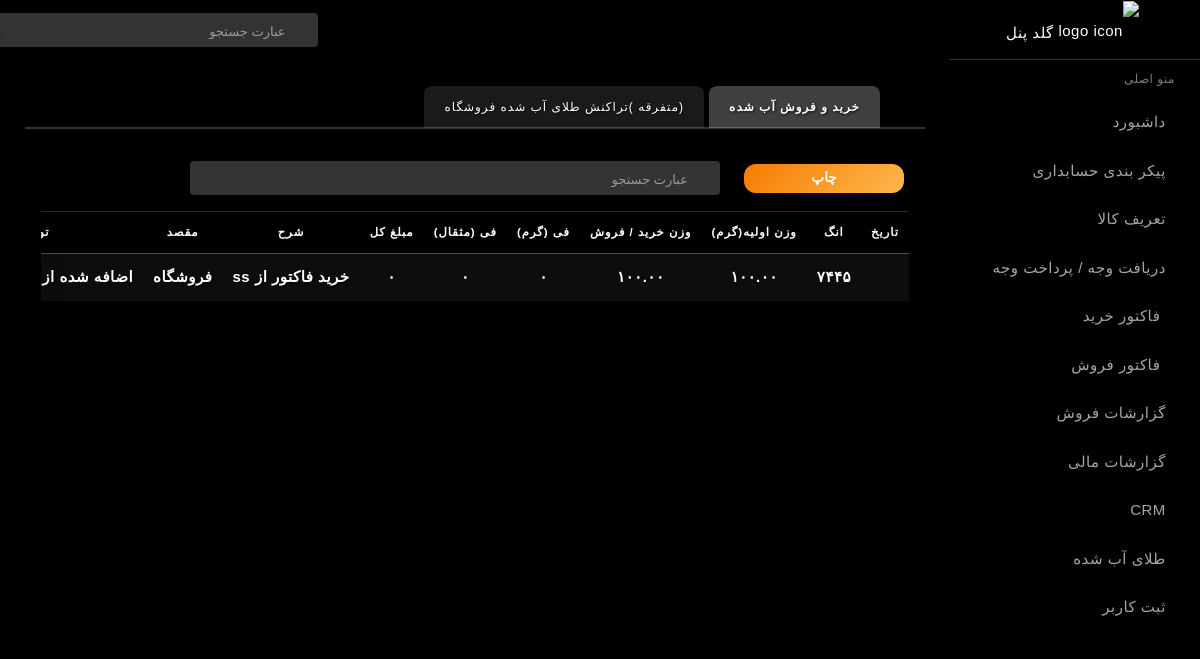
Screenshot of /meltedgold/ with the database file from the repository.
### dashboard/models.py (models this page shows, shortened)
class MeltedGoldTransaction(models.Model):
    TRANSACTION_TYPE = [
        ('IN', 'ورود به فروشگاه'),
        ('OUT', 'خروج از فروشگاه'),
    ]
    melted_gold = models.ForeignKey(
        'Product',  # اگر می‌خوای از همان جدول Product برای آب‌شده استفاده کنی
        on_delete=models.CASCADE,
        related_name='transactions',
        verbose_name='طلای آب‌شده'
    )
    transaction_type = models.CharField(
        max_length=3,
        choices=TRANSACTION_TYPE,
        verbose_name='نوع تراکنش'
    )
    source = models.CharField(
        max_length=100,
        blank=True,
        null=True,
        verbose_name='منبع ورود (مثلاً خرید مستقیم یا کسری فاکتور)'
    )
    destination = models.CharField(
        max_length=100,
        blank=True,
        null=True,
        verbose_name='مقصد خروج (مثلاً مشتری یا فروشنده)'
    )
    weight = models.DecimalField(
        max_digits=10,
        decimal_places=2,
        verbose_name='وزن (گرم)'
    )
    price_per_gram = models.DecimalField(
        max_digits=12,
        decimal_places=2,
        default=0,
        verbose_name='قیمت هر گرم (تومان)'
    )
    price_per_mesghal = models.DecimalField(
        max_digits=12,
        decimal_places=0,
        default=0,
        verbose_name='قیمت هر مثقال (تومان)'
    )
    total_price = models.DecimalField(
        max_digits=14,
        decimal_places=2,
        default=0,
        verbose_name='مبلغ کل تراکنش (تومان)'
    )
    date = models.DateField(
        default=timezone.now,
        verbose_name='تاریخ تراکنش'
    )
    note = models.TextField(
        blank=True,
        null=True,
        verbose_name='توضیحات'
    )
    created_at = models.DateTimeField(auto_now_add=True)
    class Meta:
        verbose_name = 'تراکنش طلای آب‌شده فروشگاه'
        verbose_name_plural = 'تراکنش‌های طلای آب‌شده فروشگاه'
        ordering = ['-date', '-created_at']

class Product(models.Model):
    CATEGORY_CHOICES = [
        ('ab','آبشده'),
        ('mot','متفرقه'),
        ('bracelet', 'دستبند'),
        ('earing', 'گوشواره'),
        ('neckles', 'گردنبند'),
        ('set','سرویس'),
        ('ring', 'انگشتر'),
        ("coine","سکه"),
        ("nimset","نیم ست"),
        ("medal","مدال"),
        ("zanjir","زنجیر"),
        ('other','سایر')
    ]
    code=models.CharField(max_length=10,unique=True)
    name = models.CharField(max_length=200)
    category = models.CharField(max_length=50, choices=CATEGORY_CHOICES, default='bracelet')
    weight = models.DecimalField(max_digits=8, decimal_places=2, null=False, blank=False)
    initial_weight = models.DecimalField(max_digits=10,decimal_places=2,null=True,blank=True,verbose_name="وزن اولیه خرید")
    description = models.TextField(blank=True, null=True)
    quantity = models.PositiveIntegerField(null=True, blank=True,default=0)
    image = models.ImageField(upload_to='products/', blank=True, null=True)
    purity = models.CharField(max_length=10, verbose_name="عیار",default='750')
    labor = models.DecimalField(max_digits=4, decimal_places=1, default=0 , null=True, blank=True)  # اجرت هر گرم طلا
    laborprice = models.DecimalField(max_digits=14, decimal_places=0, default=0 , null=True, blank=True)  # اجرت هر گرم طلا
    price = models.DecimalField(max_digits=14, decimal_places=0, default=0 , null=True, blank=True)
    barcode_image = models.TextField(blank=True, null=True)  # ذخیره base64
    created = models.DateTimeField(auto_now_add=True)

### dashboard/views.py (the view)
# urls.py: path('meltedgold/', views.melted_gold_list, name='meltedgold'),
def melted_gold_list(request):
    transactions = MeltedGoldTransaction.objects.filter(
        melted_gold__category='mot'
        ).order_by('-date', '-created_at')
    trans = MeltedGoldTransaction.objects.filter(
        melted_gold__category='ab'
    ).order_by('-date', '-created_at')
    all_ab_items = InvoiceItem.objects.select_related('invoice', 'product')\
        .filter(product__category__in=['ab'])\
        .order_by('-invoice__date')
    store_ab_items = all_ab_items  # اگر نیاز به فیلتر فروشگاه داری، می‌توان اضافه کرد
    return render(request, 'meltedgold.html', {
        'transactions': transactions,
        'all_ab_items': all_ab_items,
        'store_ab_items': store_ab_items,
        'trans':trans
    })

### dashboard/templatetags/jalali_tags.py (called while the page is built)
def to_persian_digits(value: str) -> str:
    if value is None:
        return ""
    value = str(value)
    for i, d in enumerate("0123456789"):
        value = value.replace(d, PERSIAN_DIGITS[i])
    return value

@register.filter
def persian_digits(value):
    return to_persian_digits(value)

@register.filter
def persian_intcomma(value):
    if value is None:
        return ""
    try:
        number = Decimal(str(value))
    except (InvalidOperation, ValueError):
        return to_persian_digits(value)
    parts = str(number).split(".")
    integer_part = int(parts[0])
    formatted_int = f"{integer_part:,}"  # سه رقم سه رقم جدا
    if len(parts) > 1:  # اگر اعشار داشت
        decimal_part = parts[1].rstrip("0")  # صفرهای اضافه آخر حذف بشه
        if decimal_part:
            formatted = f"{formatted_int}.{decimal_part}"
        else:
            formatted = formatted_int
    else:
        formatted = formatted_int
    return to_persian_digits(formatted)

@register.filter
def to_jalali(value):
    if isinstance(value, str):
        try:
            value = datetime.strptime(value, "%Y-%m-%d").date()
        except ValueError:
            return value  # اگر رشته فرمت درست نداشت، همونو برگردونه
    jalali_date = JalaliDate.to_jalali(value).strftime("%Y/%m/%d")
    return to_persian_digits(jalali_date)

### dashboard/templates/meltedgold.html (shortened to what this page needs)
{% extends "_newsidebar.html" %}
{% load static %}
{% load jalali_tags %}
{% block content %}
    <ul class="nav nav-tabs mt-3" id="goldTabs" role="tablist" >
        <li class="nav-item" role="presentation">
            <button class="nav-link active" id="buy-tab" data-bs-toggle="tab" data-bs-target="#buy" type="button" role="tab">خرید و فروش آب شده </button>
        </li>
        <li class="nav-item" role="presentation">
            <button class="nav-link" id="transactions-tab" data-bs-toggle="tab" data-bs-target="#transactions" type="button" role="tab">
                (متفرقه )تراکنش طلای آب شده فروشگاه
            </button>
        </li>
    </ul>
    <div class="tab-content" id="reportTabsContent">
        <div class="tab-pane fade show active" id="buy" role="tabpanel">
            <div class="card table-glass p-3 mt-3">
            <div class="report-actions d-flex align-items-center mb-3  ml-3">
            <button id="printbuy" class="btn-action">چاپ </button>
            <form class="search-bar">
                <input type="text" id="buyInput" class="form-control mr-4 " placeholder="عبارت جستجو">
                <a href="javascript:void();"><i class="icon-magnifier"></i></a>
            </form>
            </div>
            <div class="table-container table-responsive">
            <table class="table table-hover table-glass " id="buyTable">
                <thead>
                <tr>
                    <th>تاریخ</th>
                <th>انگ</th>
                <th>وزن اولیه(گرم)</th>
                <th>وزن خرید / فروش</th>
                <th>فی (گرم)</th>
                <th>فی (مثقال)</th>
                <th>مبلغ کل</th>
                <th>شرح</th>
                <th>مقصد</th>
                <th>توضیحات</th>
                </tr>
                </thead>
                <tbody>
                    {% for tx in trans %}
                        <tr>
                            <td>{{ tx.date|to_jalali }}</td>
                            <td>{{ tx.melted_gold.code|persian_digits }}</td>
                            <td>{{ tx.melted_gold.initial_weight|persian_digits }}</td>
                            <td>{{ tx.weight|persian_digits }}</td>
                            <td>{{ tx.price_per_gram|floatformat:0|persian_intcomma }}</td>
                            <td>{{ tx.price_per_mesghal|floatformat:0|persian_intcomma }}</td>
                            <td>{{ tx.total_price|floatformat:0|persian_intcomma }}</td>
                            <td>{{ tx.source|persian_digits }}</td>
                            <td>{{ tx.destination |persian_digits}}</td>
                            <td>{{ tx.note|persian_digits }}</td>
                        </tr>
                        {% empty %}
                        <tr>
                            <td colspan="9" class="text-center">هیچ آیتمی وجود ندارد</td>
                        </tr>
                        {% endfor %}
                </tbody>
            </table>
            </div>
        </div>
        </div>
    </div>
{% endblock %}

### dashboard/templates/meltedgold.html (style rules this page uses)
.nav-tabs .nav-link { color: #fff; background: rgba(255, 255, 255, 0.1); border-radius: 8px 8px 0 0; margin-right: 5px; text-shadow: 1px 1px 2px rgba(0,0,0,0.7); font-weight: 500; }
.nav-tabs .nav-link.active { background: rgba(255, 255, 255, 0.25); color: #fff; text-shadow: 1px 1px 3px rgba(0,0,0,0.8); font-weight: 600; }
.nav-tabs { border-bottom: 2px solid rgba(255,255,255,0.2); }
.btn-action { flex: 0 0 160px; height: 50px; border-radius: 12px; border: none; color: #fff; font-weight: 600; font-size: 16px; text-align: center; display: flex; align-items: center; justify-content: center; cursor: pointer; box-shadow: 0 4px 14px rgba(0,0,0,0.3); transition: all 0.3s ease; }
#printsell, #printbuy { font-size: 0.85rem; padding: 4px 10px; margin-right: 5px; margin-top:1px; height: auto; }
#printbuy, #printsell,#printTransactions { background: linear-gradient(135deg, #f57c00, #ffb74d); }
#buyTable th, #buyTable td { padding: 12px 10px !important; vertical-align: middle; text-align: center; }

### rows the page displays
MeltedGoldTransaction: melted_gold.code|persian_digits "۷۴۴۵", melted_gold.initial_weight|persian_digits "۱۰۰.۰۰", weight|persian_digits "۱۰۰.۰۰", price_per_gram|persian_intcomma "۰", price_per_mesghal|persian_intcomma "۰", total_price|persian_intcomma "۰", source|persian_digits "خرید فاکتور از ss", destination|persian_digits "فروشگاه", note|persian_digits "اضافه شده از…"
